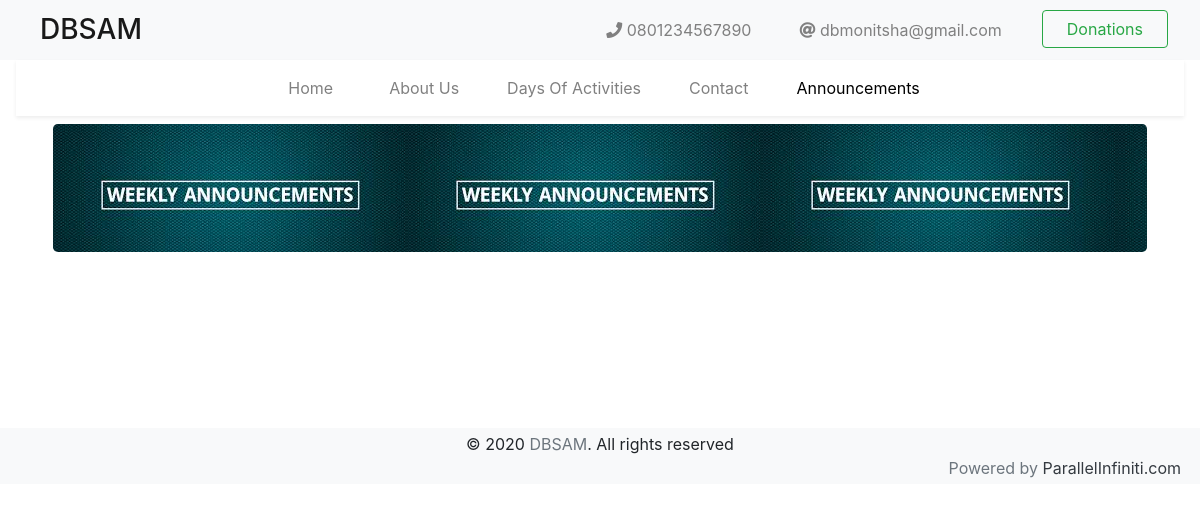
/testimonies/, run on an earlier commit of the app's database.
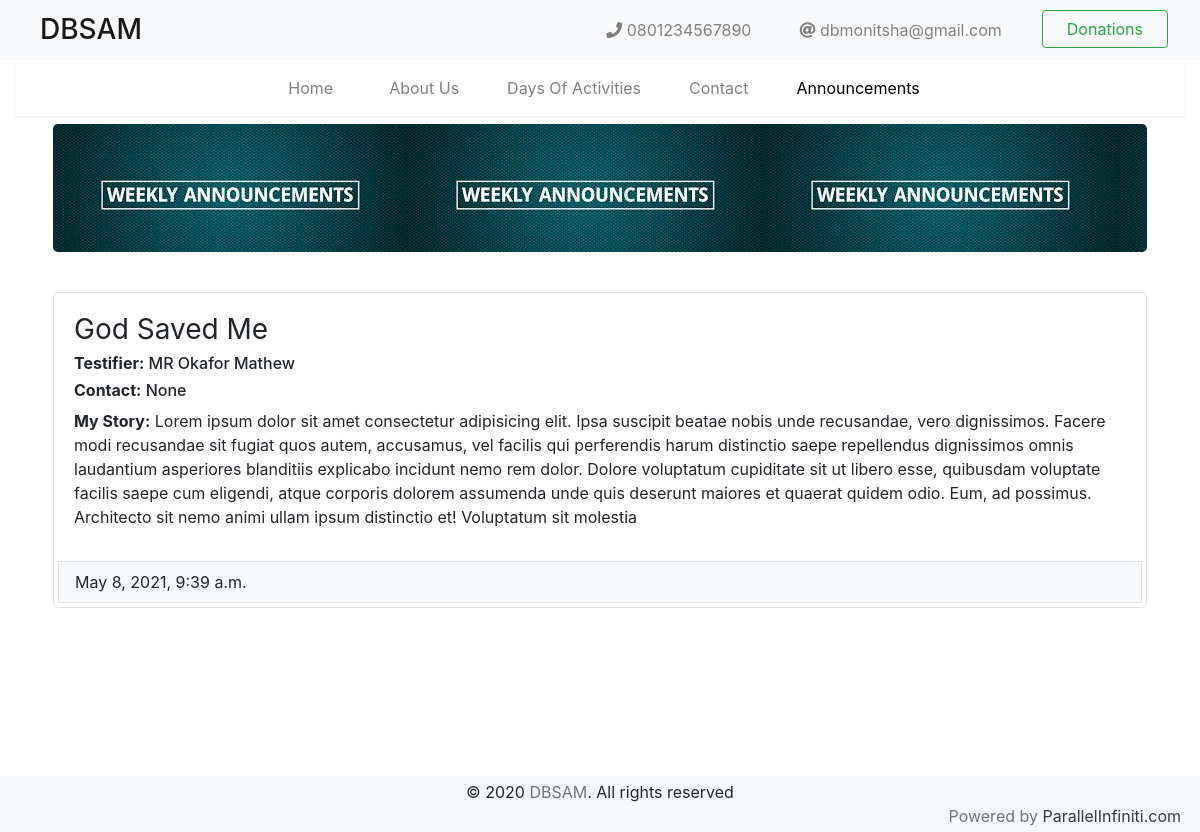
And on a later commit of the database.
### testimonies/models.py (models this page shows, shortened)
class Testimonies(models.Model):
    id = models.AutoField(primary_key=True)
    Title = models.CharField(blank=True, null=True, max_length=120)
    Testifier = models.CharField(blank=False, null=False, max_length=50)
    Contact = models.CharField(blank=False, null=True, max_length=11)
    Details = models.CharField(blank=False, null=True, max_length=600)
    Date = models.DateTimeField(default=timezone.now)

### testimonies/views.py (the view)
# urls.py: path('testimonies/', include('testimonies.urls')),
def testimonies(request):
    testimonies = Testimonies.objects.all()
    context = {'testimonies': testimonies, }
    return render(request, 'testimonies.html', context)

### home/templates/testimonies.html (shortened to what this page needs)
{% extends 'base.html' %}
{% block content %}
<main class="container">
  <div class="jumbotron mx-2 announcements-img-con"></div>
</main>
<div class="container">
  <div class="jumbotron p-2 bg-transparent d-flex flex-column justify-content-center align-items-start">
    {% for testimony in testimonies %}
      <div class="jumbotron col-lg-12 bg-transparent border p-1">
        <div class="jumbotron bg-transparent p-3 rounded-0 m-0">
          <h3 class="font-weight-normal">{{testimony.Title}}</h3>
          <h6><b>Testifier:</b> {{testimony.Testifier}}</h6>
          <h6><b>Contact:</b> {{testimony.Contact}}</h6>
          <p><b>My Story:</b> {{testimony.Details}}</p>
        </div>
        <div class="jumbotron border d-flex justify-content-start m-0 p-1 rounded-0 bg-light">
          <div class="jumbotron bg-transparent p-1 m-0 mx-2"><span>{{testimony.Date}}</span></div>
        </div>
      </div>
    {% endfor%}
  </div>
</div>
{% endblock %}

What changed in the data, as far as the page shows it:
added Testimonies: Title "God Saved Me", Testifier "MR Okafor Mathew", Contact "None", Details "Lorem ipsum dolor sit amet consectetur adipisicing elit. Ipsa suscipit beatae nobis unde recusandae, vero dignissimos. Facere modi recusandae sit fugiat quos autem, accusamus, vel facilis qui perferendis harum distinctio saepe repellendus dignissimos omnis laudantium asperiores blanditiis explicabo incidunt nemo rem dolor. Dolore voluptatum cupiditate sit ut libero esse, quibusdam voluptate facilis saepe cum eligendi, atque corporis dolorem assumenda unde quis deserunt maiores et quaerat quidem odio. Eum, ad possimus. Architecto sit nemo animi ullam ipsum distinctio et! Voluptatum sit molestia", Date "May 8, 2021, 9:39 a.m."
